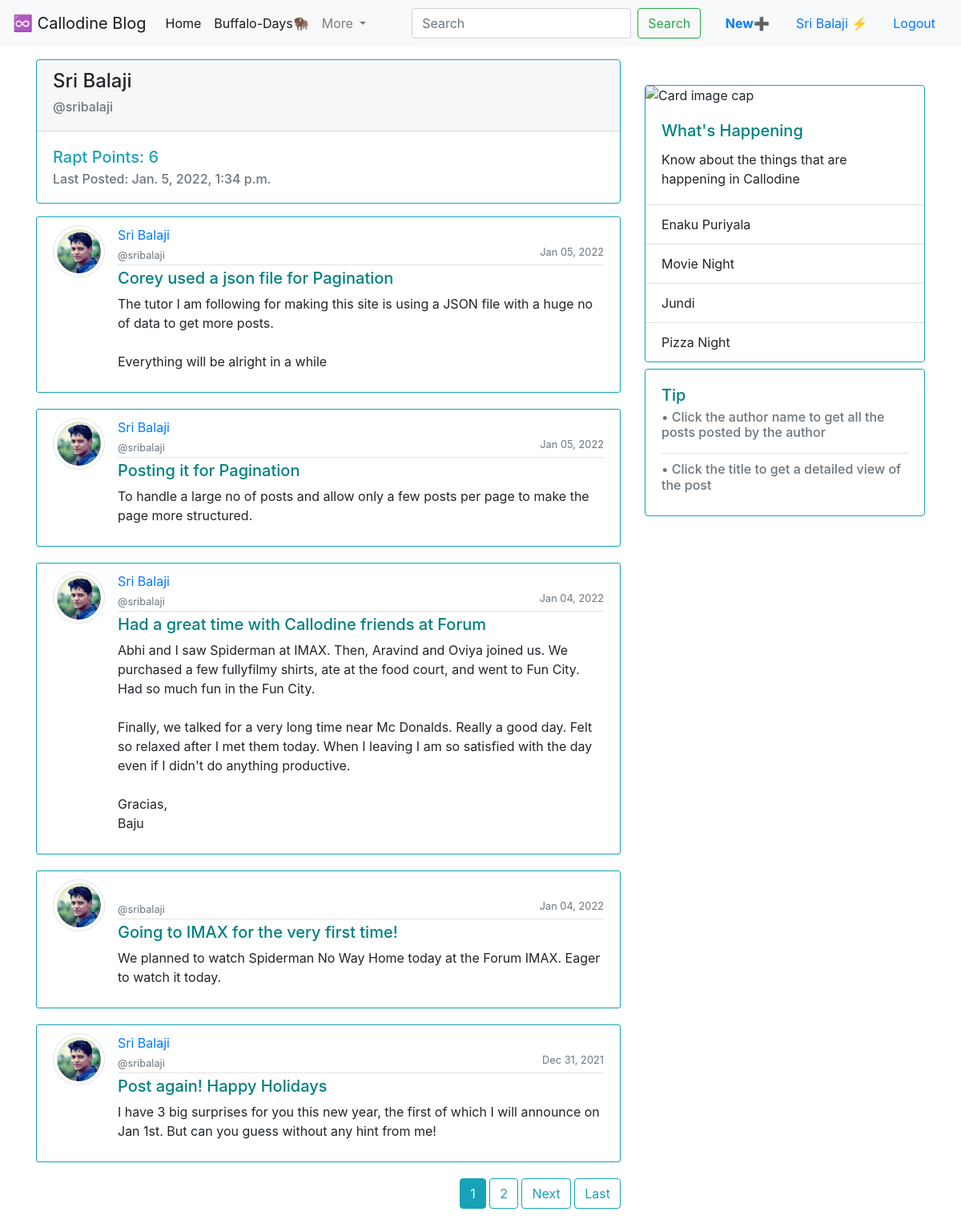
Page /user/sribalaji/ (signed in) on the committed database.
### microblog/models.py (models this page shows, shortened)
class Post(models.Model):
    title = models.CharField(max_length=120)
    author = models.CharField(max_length=50)
    username = models.ForeignKey(User, on_delete=models.CASCADE)
    date_posted = models.DateTimeField(auto_now_add=True)
    content = models.TextField()

### users/models.py (models this page shows, shortened)
class Profile(models.Model):
    user = models.OneToOneField(User, on_delete=models.CASCADE)
    propic = models.ImageField(default = 'user.png', upload_to= 'profile_pics')

### microblog/views.py (the view)
# urls.py: path('user/<str:username>/', UserPost.as_view(), name='individual_user'),
class UserPost(LoginRequiredMixin, ListView):
    model = Post
    template_name = 'microblog/userpost.html'
    context_object_name = 'post'
    paginate_by = 5
    def get_queryset(self):
        current_user = get_object_or_404(User, username = self.kwargs.get('username'))
        return Post.objects.filter(username = current_user).order_by('-date_posted')

### users/context_processors.py (called while the page is built)
def frds_bday(request):
    return {
        'ABHI_BDAY': settings.ABHI_BDAY,
        'ABHI_NOD': settings.ABHI_NOD,
        'AISHU_BDAY': settings.AISHU_BDAY,
        'AISHU_NOD': settings.AISHU_NOD,
        'AKSHU_BDAY': settings.AKSHU_BDAY,
        'AKSHU_NOD': settings.AKSHU_NOD,
        'ARAVIND_BDAY': settings.ARAVIND_BDAY,
        'ARAVIND_NOD': settings.ARAVIND_NOD,
        'OVIYA_BDAY': settings.OVIYA_BDAY,
        'OVIYA_NOD': settings.OVIYA_NOD,
        'PRIYA_BDAY': settings.PRIYA_BDAY,
        'PRIYA_NOD': settings.PRIYA_NOD,
        'BAJU_BDAY': settings.BAJU_BDAY,
        'BAJU_NOD': settings.BAJU_NOD,
        'VISWA_BDAY': settings.VISWA_BDAY,
        'VISWA_NOD': settings.VISWA_NOD,
        }

### microblog/templates/microblog/userpost.html (shortened to what this page needs)
{% extends "microblog/base.html" %}
{% block post %}
  <div class="card border-info mb-3" style="max-width: 100%;">
    <div class="card-header"><h4>{% for shelf in post %}
        {% if forloop.first %}
            {{ shelf.author }}
        {% endif %}
        {% empty %}
        <p>Sorry, no post is posted by the user!</p>
    {% endfor %}
    </h4>
    <h6 class="text-muted">@{{ view.kwargs.username}}</h6>
    </div>
    <div class="card-body text-info">
      <h5 class="card-title">Rapt Points: {{ page_obj.paginator.count }} </h5>
      <h6 class="card-subtitle text-muted">
        Last Posted: {% for shelf in post %}
        {% if forloop.first %}
            {{ shelf.date_posted }}
        {% endif %}
    {% endfor %}
      </h6>
    </div>
    </div>
    {% for each_post in post%}
    <article class="media content-section border border-info">
      <img src="{{each_post.username.profile.propic.url}}" alt="" class="rounded-circle img-thumbnail article-img">
        <div class="media-body">
          <div class="article-metadata">
            <a class="mr-2"  href="{% url 'individual_user' each_post.username %}">{{each_post.author }}</a>
            <br>
            <small class="text-muted">@{{each_post.username }}</small>
            <small class="text-muted" style="float: right;">{{ each_post.date_posted | date:"M d, Y" }}</small>
          </div>
          <h5><a class="article-title" style="color:teal;" href="{% url 'individual_post' each_post.id %}">{{ each_post.title }}</a></h5>
          <p class="article-content">{{ each_post.content }}</p>
        </div>
      </article>
    {% endfor %}
    {% if is_paginated %}
    <div style="float: right;">
      {% for num in page_obj.paginator.page_range %}
        {% if page_obj.number == num %}
          <a class="btn btn-info mb-4" href="?page={{ num }}">{{ num }}</a>
        {% elif num > page_obj.number|add:'-3' and num < page_obj.number|add:'3' %}
          <a class="btn btn-outline-info mb-4" href="?page={{ num }}">{{ num }}</a>
        {% endif %}
      {% endfor %}
      {% if page_obj.has_next %}
        <a class="btn btn-outline-info mb-4" href="?page={{ page_obj.next_page_number }}">Next</a>
        <a class="btn btn-outline-info mb-4" href="?page={{ page_obj.paginator.num_pages }}">Last</a>
      {% endif %}
    </div>
    {% endif %}
{% endblock post %}
{% block sidebar %}
  <div class="card border-info mt-2 mb-2" style="width: 100%;">
    <img class="card-img-top" src="https://callodine-blog-files.s3.us-east-2.amazonaws.com/callodine.jpg" alt="Card image cap">
    <div class="card-body">
      <h5 class="card-title" style="color: teal;">What's Happening</h5>
      <p class="card-text">Know about the things that are happening in Callodine</p>
    </div>
    <ul class="list-group list-group-flush">
      <li class="list-group-item">Enaku Puriyala</li>
      <li class="list-group-item">Movie Night</li>
      <li class="list-group-item">Jundi</li>
      <li class="list-group-item">Pizza Night</li>
    </ul>
  </div>
  <div class="card border-info mt-1 mb-2" style="width: 100%;">
    <div class="card-body">
      <h5 class="card-title" style="color: teal;">Tip</h5>
      <h6 class="card-subtitle mb-2 text-muted">• Click the author name to get all the posts posted by the author</h6>
      <hr>
      <h6 class="card-subtitle mb-2 text-muted">• Click the title to get a detailed view of the post</h6>
  </div>
  </div>
{% endblock sidebar %}

### microblog/templates/microblog/base.html (shortened to what this page needs)
{% load static %}
<!DOCTYPE html>
<html lang="en">
  <head>
    <link rel="stylesheet" type="text/css" href="{% static 'microblog/main.css' %}">
    <link rel="stylesheet" href="https://maxcdn.bootstrapcdn.com/bootstrap/4.0.0/css/bootstrap.min.css">
    <link rel="stylesheet" href="">
  </head>
  <body>
      <header>
    <nav class="navbar navbar-expand-lg navbar-light bg-light">
        <a class="navbar-brand" href="{% url 'miniblog' %}">♾️ Callodine Blog</a>
        <div class="collapse navbar-collapse" id="navbarSupportedContent">
          <ul class="navbar-nav mr-auto">
            <li class="nav-item active">
              <a class="nav-link" href="{% url 'miniblog' %}">Home <span class="sr-only">(current)</span></a>
            </li>
            <li class="nav-item active">
              <a class="nav-link" href="{% url 'happydays' %}">Buffalo-Days🦬</a>
            </li>
            <li class="nav-item dropdown">
              <a class="nav-link dropdown-toggle" href="#" id="navbarDropdown" role="button" data-toggle="dropdown" aria-haspopup="true" aria-expanded="false">
                More
              </a>
            </li>
          </ul>
          <form class="form-inline my-2 my-lg-0">
            <input class="form-control mr-sm-2" type="search" placeholder="Search" aria-label="Search">
            <button class="btn btn-outline-success my-2 my-sm-0" type="submit">Search</button>
          </form>
          <span>&nbsp;&nbsp;&nbsp;</span>
          {% if user.is_authenticated %}
          <a class=" btn btn-white nav-link" href="{% url 'new_post' %}"><strong class="text-primary">New</strong>➕</a>
          <a class="nav-link" href="{% url 'profile' %}">{{ user.first_name }} ⚡</a>
          <a class="nav-item nav-link active" href="{% url 'logout' %}">Logout</a>
          {% else %}
          <a class="nav-item nav-link active" href="{% url 'login' %}">Login</a>
          <a class="nav-item nav-link active" href="{% url 'register' %}">Register</a>
          {% endif %}
        </div>
      </nav>
    </header>
    <main role="main" class="container">
        <div class="row">
          <div class="col-md-8 mt-2 pt-2">
            {% block post %}
            {% endblock post %}
          </div>
          <div class="col-md-4 mt-4 pt-3">
            {% block sidebar %}
            {% endblock sidebar %}
          </div>
        </div>
      </main>
  </body>
</html>

### CallodineBlog/static/microblog/main.css (style rules this page uses)
body { background: #fafafa; color: #333333; margin-top: 5rem; }
h1, h2, h3, h4, h5, h6 { color: #444444; }
ul { margin: 0; }
.content-section { background: #ffffff; padding: 10px 20px; border: 1px solid #dddddd; border-radius: 3px; margin-bottom: 20px; }
.article-title { color: #444444; }
.article-content { white-space: pre-line; }
.article-img { height: 65px; width: 65px; margin-right: 16px; }
.article-metadata { padding-bottom: 1px; margin-bottom: 4px; border-bottom: 1px solid #e3e3e3 }

### rows in the picture
Post: author "Sri Balaji", date_posted "Jan. 5, 2022, 1:34 p.m.", username.profile.propic (picture), username "sribalaji", date_posted "Jan 05, 2022", title "Corey used a json file for Pagination", content "The tutor I am following for making this site is using a JSON file with a huge no of data to get more posts. Everything will be alright in a while"
Post: username.profile.propic (picture), author "Sri Balaji", username "sribalaji", date_posted "Jan 05, 2022", title "Posting it for Pagination", content "To handle a large no of posts and allow only a few posts per page to make the page more structured."
Post: username.profile.propic (picture), author "Sri Balaji", username "sribalaji", date_posted "Jan 04, 2022", title "Had a great time with Callodine friends at Forum", content "Abhi and I saw Spiderman at IMAX. Then, Aravind and Oviya joined us. We purchased a few fullyfilmy shirts, ate at the food court, and went to Fun City. Had so much fun in the Fun City. Finally, we talked for a very long time near Mc Donalds. Really a good day. Felt so relaxed after I met them today. When I leaving I am so satisfied with the day even if I didn't do anything productive. Gracias, Baju"
Post: username.profile.propic (picture), username "sribalaji", date_posted "Jan 04, 2022", title "Going to IMAX for the very first time!", content "We planned to watch Spiderman No Way Home today at the Forum IMAX. Eager to watch it today."
Post: username.profile.propic (picture), author "Sri Balaji", username "sribalaji", date_posted "Dec 31, 2021", title "Post again! Happy Holidays", content "I have 3 big surprises for you this new year, the first of which I will announce on Jan 1st. But can you guess without any hint from me!"

### other values in the picture
{{ user.first_name }} "Sri Balaji"
{{ view.kwargs.username }} "sribalaji"
{{ page_obj.paginator.count }} "6"
{{ num }} "1"
{{ num }} "2"
